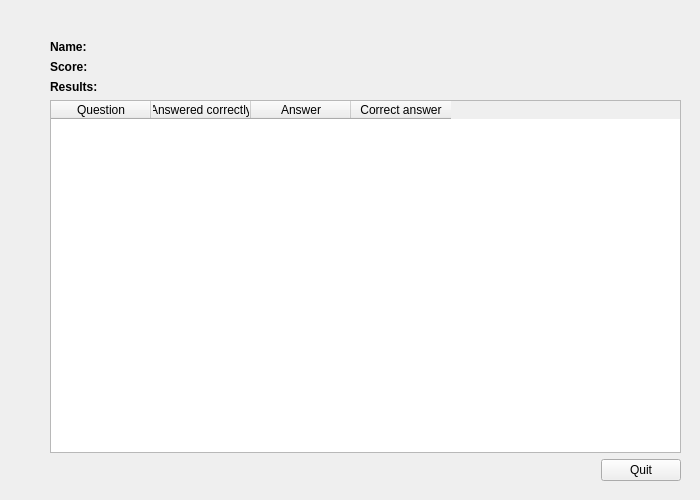
    <widget class="QWidget" name="resultsPage" >
     <widget class="QWidget" name="resultsGridLayout" >
      <property name="geometry" >
       <rect>
        <x>40</x>
        <y>30</y>
        <width>651</width>
        <height>461</height>
       </rect>
      </property>
      <layout class="QGridLayout" >
       <property name="margin" >
        <number>10</number>
       </property>
       <property name="spacing" >
        <number>6</number>
       </property>
       <item row="4" column="0" >
        <layout class="QHBoxLayout" >
         <property name="margin" >
          <number>0</number>
         </property>
         <property name="spacing" >
          <number>6</number>
         </property>
         <item>
          <spacer>
           <property name="orientation" >
            <enum>Qt::Horizontal</enum>
           </property>
           <property name="sizeHint" >
            <size>
             <width>40</width>
             <height>20</height>
            </size>
           </property>
          </spacer>
         </item>
         <item>
          <widget class="QPushButton" name="btnQuit" >
           <property name="text" >
            <string>Quit</string>
           </property>
           <property name="icon" >
            <iconset resource="resources.qrc" >:/images/images/quit.png</iconset>
           </property>
           <property name="iconSize" >
            <size>
             <width>20</width>
             <height>20</height>
            </size>
           </property>
          </widget>
         </item>
        </layout>
       </item>
       <item row="3" column="0" >
        <widget class="QTableWidget" name="resultsTableWidget" >
         <column>
          <property name="text" >
           <string>Question</string>
          </property>
         </column>
         <column>
          <property name="text" >
           <string>Answered correctly</string>
          </property>
         </column>
         <column>
          <property name="text" >
           <string>Answer</string>
          </property>
         </column>
         <column>
          <property name="text" >
           <string>Correct answer</string>
          </property>
         </column>
        </widget>
       </item>
       <item row="2" column="0" >
        <widget class="QLabel" name="label_13" >
         <property name="text" >
          <string>&lt;b>Results:&lt;/b></string>
         </property>
        </widget>
       </item>
       <item row="1" column="0" >
        <layout class="QHBoxLayout" >
         <property name="margin" >
          <number>0</number>
         </property>
         <property name="spacing" >
          <number>6</number>
         </property>
         <item>
          <widget class="QLabel" name="label_11" >
           <property name="text" >
            <string>&lt;b>Score:&lt;/b></string>
           </property>
          </widget>
         </item>
         <item>
          <widget class="QLabel" name="scoreLabel" />
         </item>
        </layout>
       </item>
       <item row="0" column="0" >
        <layout class="QHBoxLayout" >
         <property name="margin" >
          <number>0</number>
         </property>
         <property name="spacing" >
          <number>6</number>
         </property>
         <item>
          <widget class="QLabel" name="label_12" >
           <property name="text" >
            <string>&lt;b>Name:&lt;/b></string>
           </property>
          </widget>
         </item>
         <item>
          <widget class="QLabel" name="nameLabel" >
           <property name="text" >
            <string/>
           </property>
          </widget>
         </item>
        </layout>
       </item>
      </layout>
     </widget>
    </widget>
